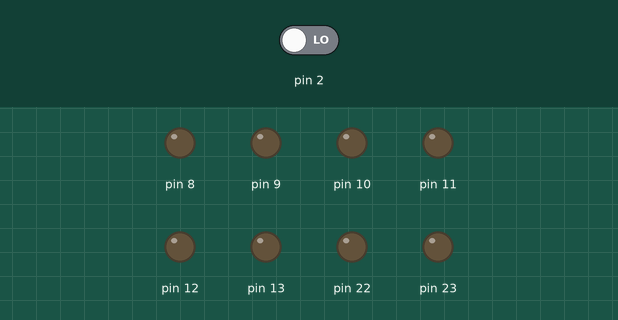
Simulated run of this sketch. Board: Arduino Uno, built with avr-gcc and run on an emulated ATmega328P. Shown: output pins drawn as LEDs (lit = HIGH). The test bench sets the inputs (shaded band); at power-on: pin 2 LOW.

Above: at 0.8 s.
0.9 s: pin 2 driven HIGH
At 1.8 s:
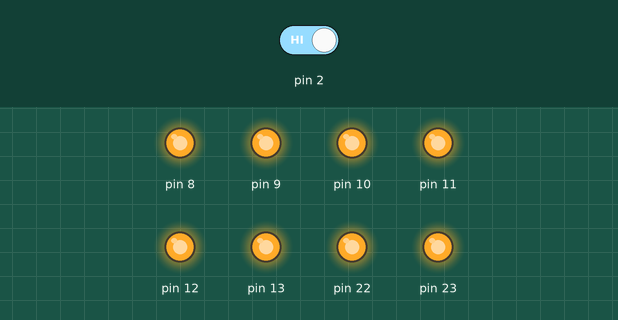
3.4 s: pin 2 driven LOW
At 4.1 s:
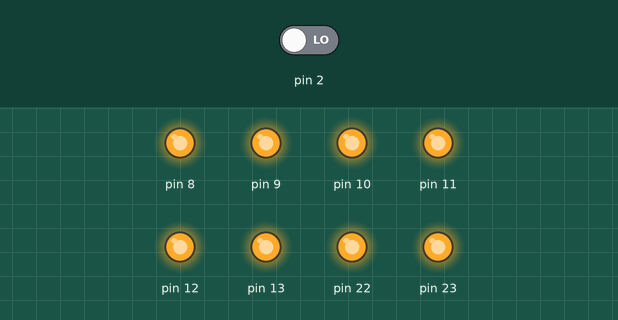
Timing chart, 0 to 6.4 s (numbered marks = the images above; inputs shaded):
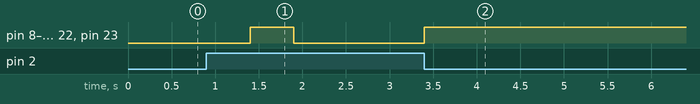

Measured:
- after the input at 0.9 s, pin 8–13, pin 22, pin 23: LOW → HIGH after 0.50 s, → LOW 0.50 s later
- after the input at 3.4 s, pin 8–13, pin 22, pin 23: LOW → HIGH at once

The sketch:

EXP12.ino
```cpp
#include<avr/io.h>
#include<util/delay.h>
#define checkbit(x,y) ((x) & (y))
#define bitn(p) (0x01 << (p))
int main (void)
{
  DDRB = 0xFF;
  DDRD = 0x00;
  int count = 0;
  while(1)
  {
    if(checkbit(PIND, bitn(2)))
    {
      count++;
      _delay_ms(500);
    }
    if ( count == 1 )
    {
      PORTB = 0xFF ;
    }
    if ( count == 2 )
    {
      PORTB = 0x00 ;
    }
    if ( count == 3 )
    {
      count = 1 ;
    }
  }
}
```
